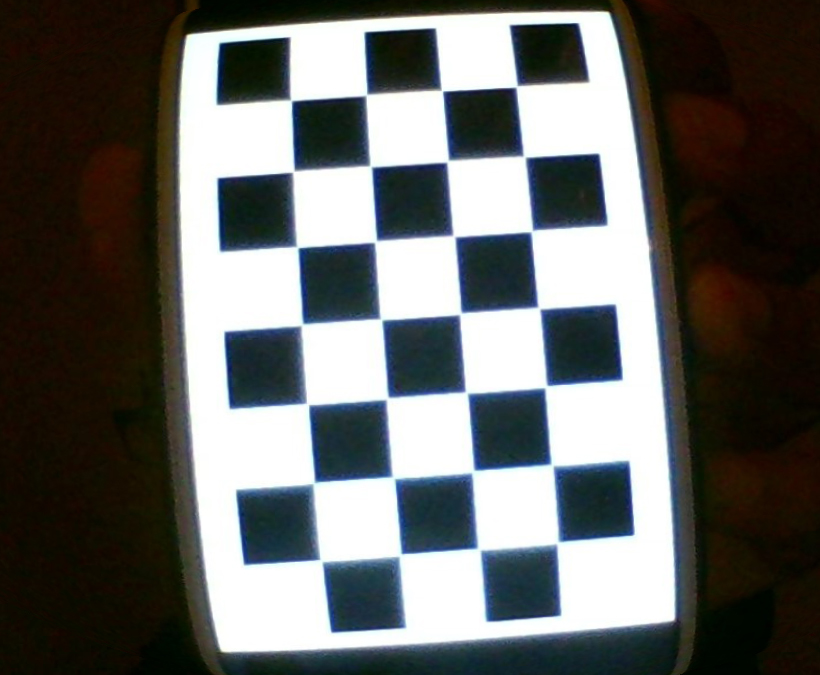
#> input picture img/uncalibrated.jpg, 820 x 675 px
$ python calibrate.py
#> lines starting #> are read from the running program, lines starting #| are printed output that depends on the picture
import numpy as np
import cv2
import pickle

# Arrays to store object points and image points from all the images.
objpoints = [] # 3d point in real world space
imgpoints = [] # 2d points in image plane.

# prepare object points, like (0,0,0), (1,0,0), (2,0,0) ....,(6,5,0)
objp = np.zeros((7*4,3), np.float32)
objp[:,:2] = np.mgrid[0:7,0:4].T.reshape(-1,2)

objpoints.append(objp)

img = cv2.imread('img/uncalibrated.jpg')
#> img is the input picture: shape (675, 820, 3); mean B, G, R 100.6, 102.4, 101.5
gray = cv2.cvtColor(img,cv2.COLOR_BGR2GRAY) #convert to grayscale
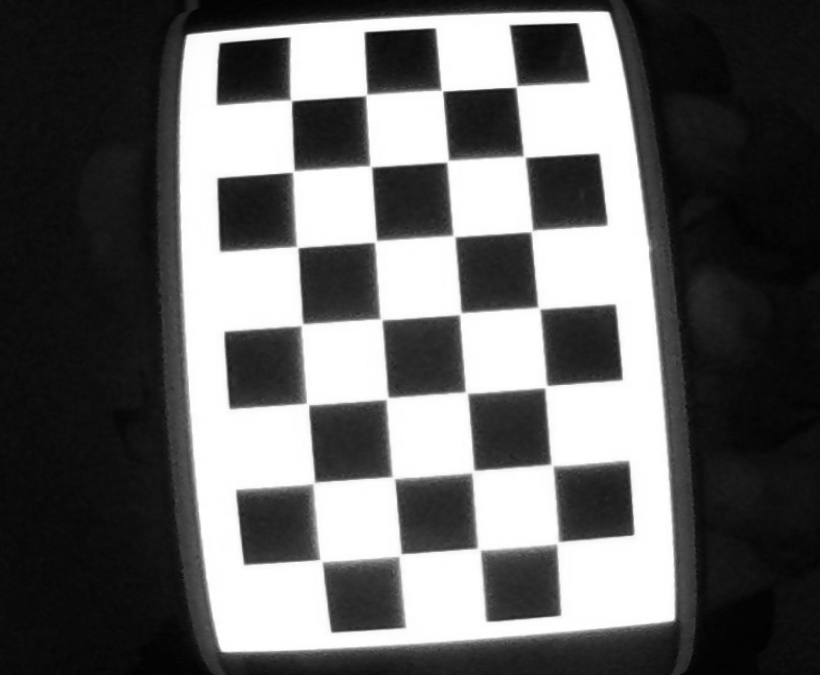
#> gray: shape (675, 820); min 1, max 255, mean 101.9

# Find the chessboard corners
found, corners = cv2.findChessboardCorners(gray, (7,4),None)
#> found = True; corners = 28 rows, first 8: [516.5, 86.5], [524, 156.6], [532.5, 231.5], [539, 308.5], [545, 387], [552.5, 466], [557.5, 544.5], [441.5, 91.42]

# If found, add object points, image points (after refining them)
if found == True:
    corners_refined = cv2.cornerSubPix(gray,corners,(11,11),(-1,-1),(cv2.TERM_CRITERIA_EPS + cv2.TERM_CRITERIA_MAX_ITER, 30, 0.001))
#> corners_refined = 28 rows, first 8: [516.5, 86.63], [524.3, 156.9], [531.6, 231.2], [538.8, 308.1], [545.9, 386.6], [551.6, 464.7], [557.9, 542.4], [442.1, 90.76]

    imgpoints.append(corners_refined)

    # Draw and display the corners
    img_corners = cv2.drawChessboardCorners(img, (7,4), corners_refined, found)
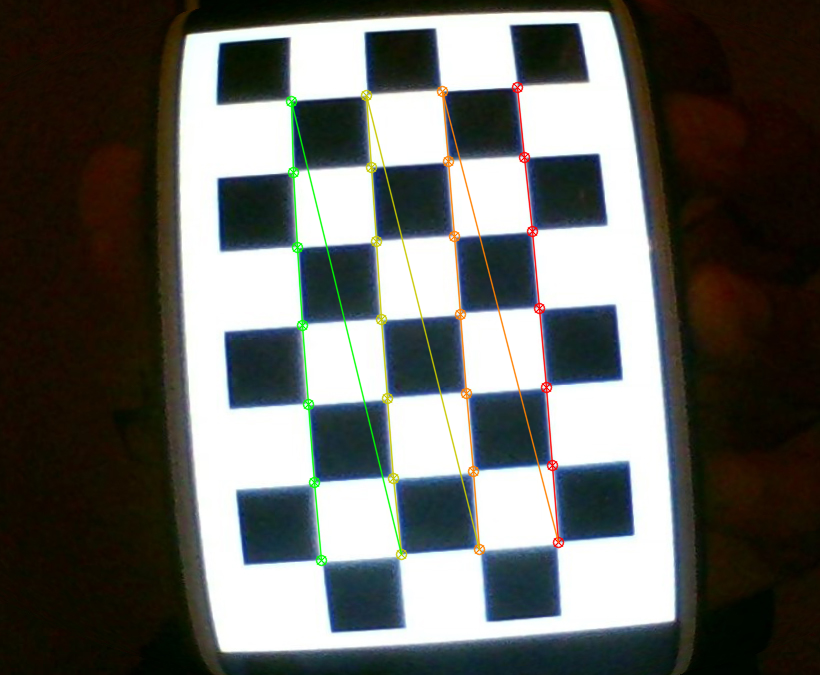
#> img_corners: shape (675, 820, 3); mean B, G, R 98.4, 101.9, 101.3
    cv2.imshow('corners',img_corners)
    cv2.waitKey(0)

# find distortion coefficients
ret, mtx, dist, rvecs, tvecs = cv2.calibrateCamera(objpoints, imgpoints, img.shape[1:],None,None)
#> ret = 0.421; mtx = [[1969.3, 0, 436.6], [0, 1836.2, 110.6], [0, 0, 1]]; dist = [[-0.914, -22.11, 0.202, 0.0113, 202.4]]; rvecs = ([-0.19, 0.0256, 1.5],); tvecs = ([1.06, -0.35, 25.96],)

# undistort
calibrated = cv2.undistort(img, mtx, dist, None, mtx)
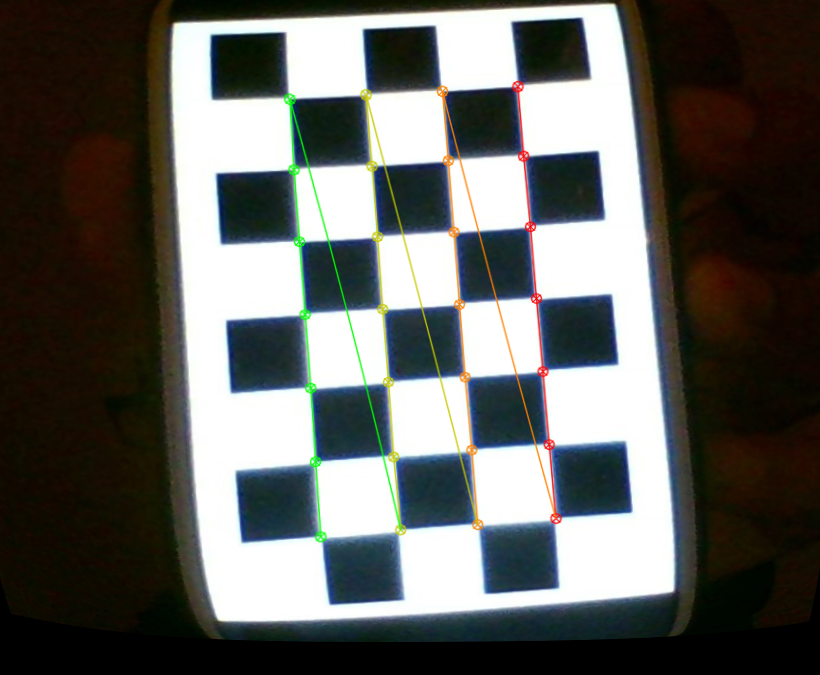
#> calibrated: shape (675, 820, 3); mean B, G, R 95.2, 98.5, 98

cv2.imshow('calibrated',calibrated)
cv2.waitKey(0)
cv2.destroyAllWindows()

# store the data
f = open('calibrated.pickle', 'wb')
pickle.dump([dist, mtx], f)
f.close()

$ run again, with img/calb.jpg copied over img/uncalibrated.jpg
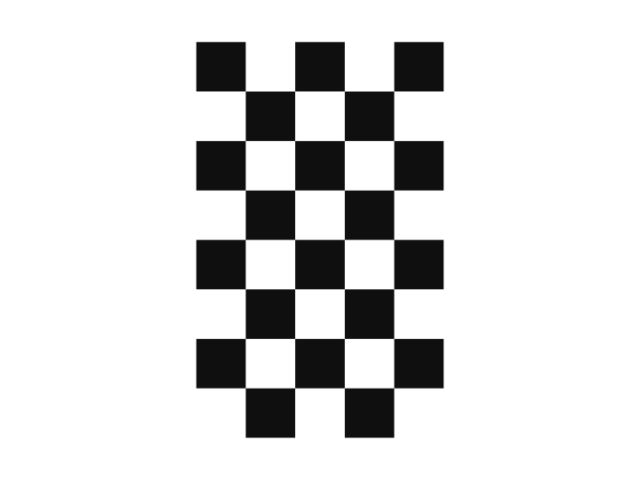
#> input picture img/calb.jpg, 640 x 480 px
#> img is the input picture: shape (480, 640, 3); min 0, max 255, mean 216.8
#> found = True; corners = 28 rows, first 8: [393.7, 90.96], [393.7, 140.5], [393.7, 190], [393.7, 239.5], [393.7, 288.8], [393.7, 338.5], [393.7, 387.7], [344.4, 91.04]
#> corners_refined = 28 rows, first 8: [393.7, 90.98], [393.7, 140.5], [393.7, 190], [393.7, 239.4], [393.7, 288.8], [393.7, 338.4], [393.7, 387.8], [344.4, 91.01]
#> `img_corners = cv2.drawChessboardCorners(img, (7,4), corners_refined, f..`:
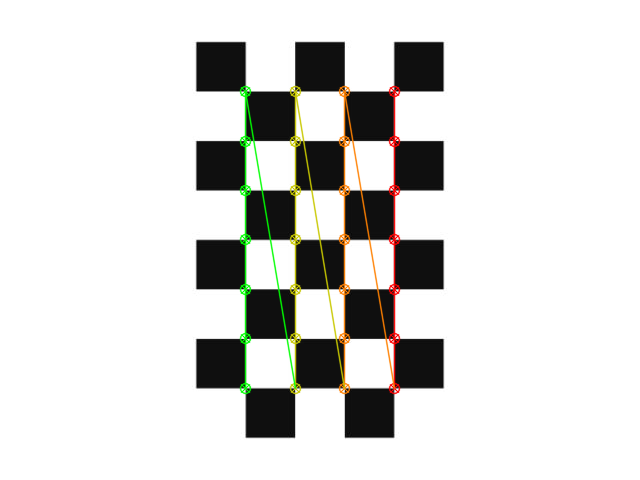
#> img_corners: shape (480, 640, 3); mean B, G, R 214.9, 217.1, 217.3
#> ret = 0.102; mtx = [[149981.3, 0, 319.5], [0, 150159.6, 0.919], [0, 0, 1]]; dist = [[350.6, 0.00612, -0.548, 0.00761, 6.25e-08]]; rvecs = ([0.0183, -0.0217, 1.57],); tvecs = ([1.5, 1.82, 3027.5],)

$ run again, with img/ss1.jpg copied over img/uncalibrated.jpg
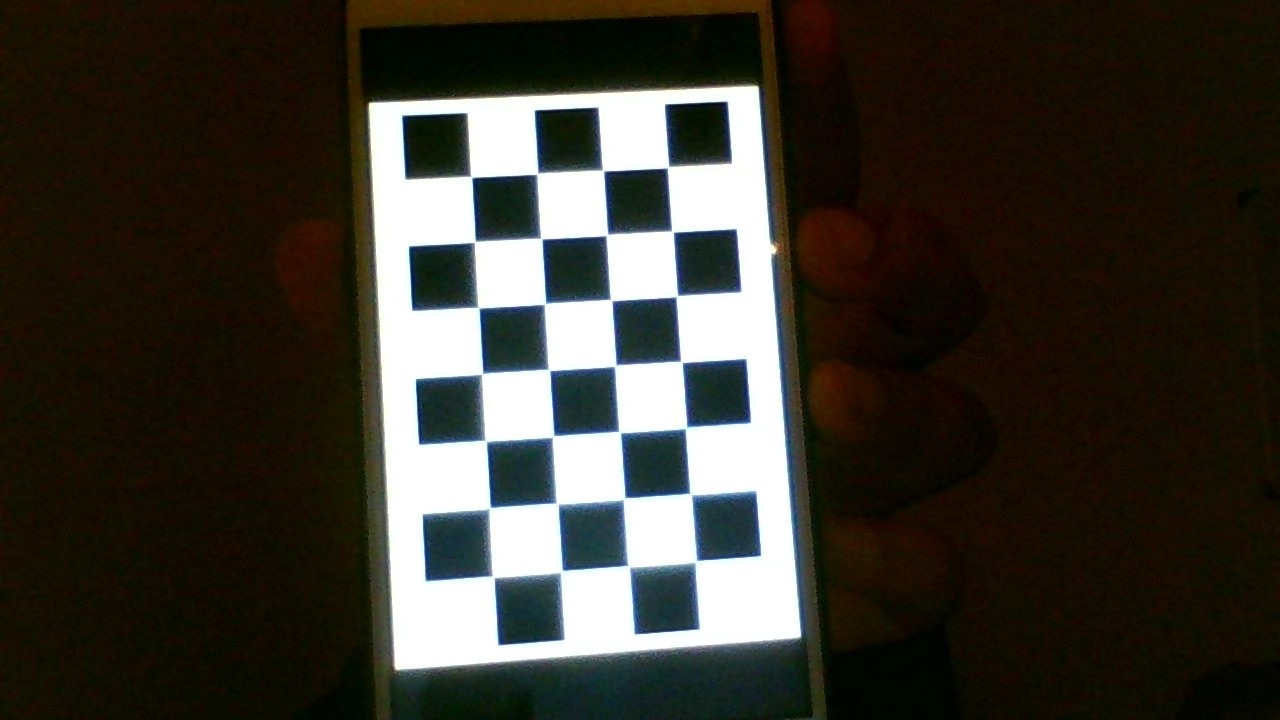
#> input picture img/ss1.jpg, 1280 x 720 px
#> img is the input picture: shape (720, 1280, 3); mean B, G, R 47.7, 55.7, 59
#> `gray = cv2.cvtColor(img,cv2.COLOR_BGR2GRAY)`:
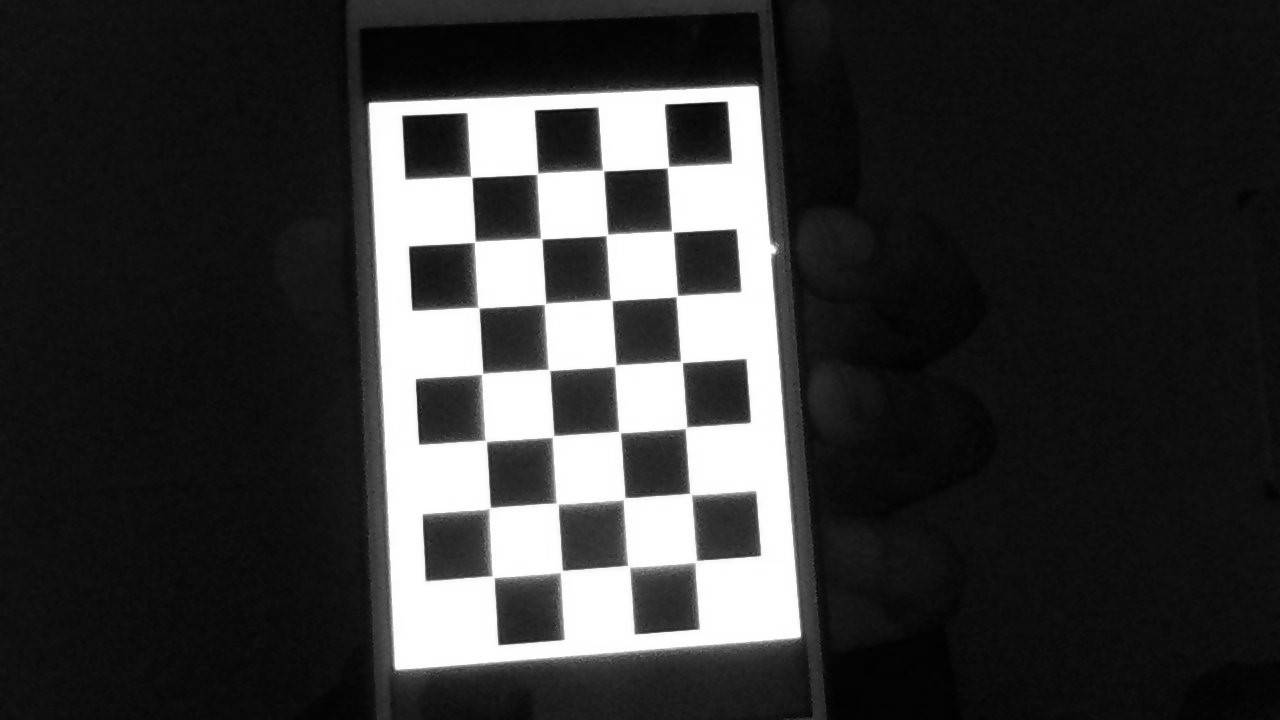
#> gray: shape (720, 1280); min 1, max 255, mean 55.8
#> found = True; corners = 28 rows, first 8: [667.9, 165.5], [671, 231.6], [677, 295.5], [681, 363], [685.5, 428.5], [691.5, 494], [694.6, 562.2], [603.2, 168.5]
#> corners_refined = 28 rows, first 8: [667.9, 167.4], [672.6, 231.7], [676.8, 296.2], [681.5, 362], [686.1, 427.6], [690.3, 493.7], [696.2, 560.9], [603.2, 170.6]
#> ret = 0.304; mtx = [[1816.8, 0, 712.6], [0, 1797, 110.7], [0, 0, 1]]; dist = [[0.159, -3.61, -0.0147, 0.0125, 29.11]]; rvecs = ([-0.228, 0.00966, 1.51],); tvecs = ([-0.684, 0.879, 27.8],)
#> `calibrated = cv2.undistort(img, mtx, dist, None, mtx)`:
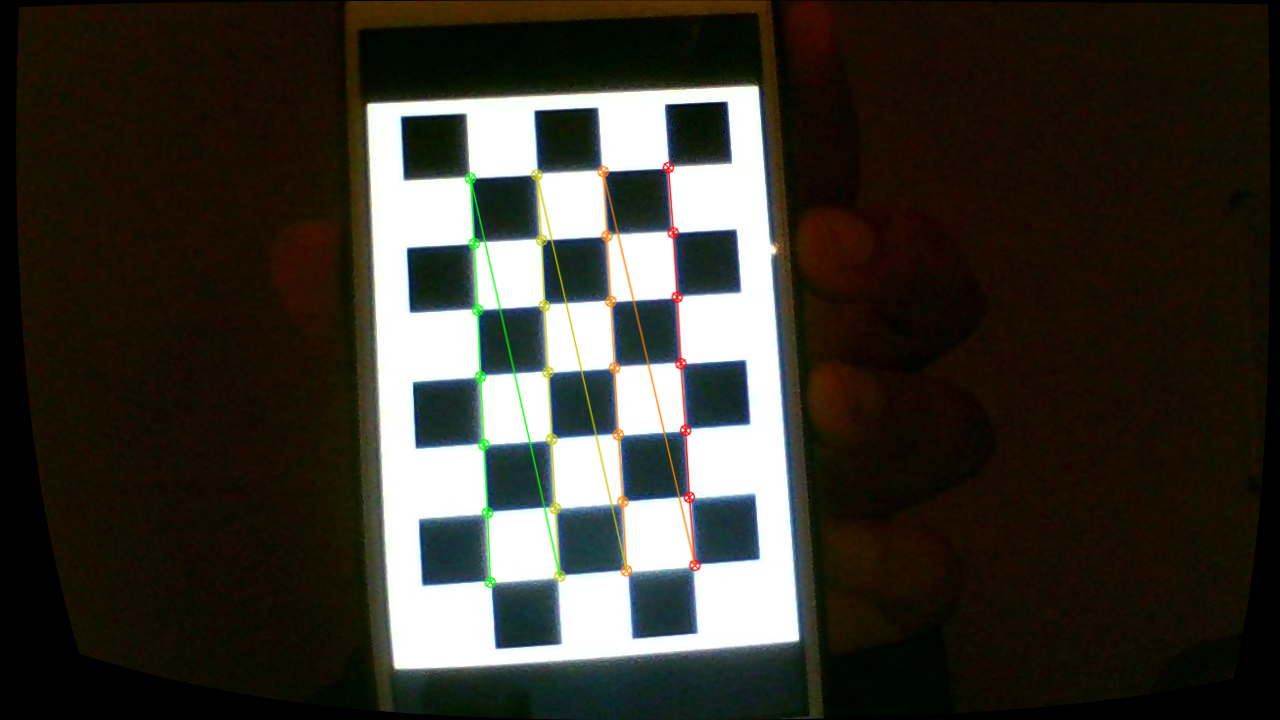
#> calibrated: shape (720, 1280, 3); mean B, G, R 46.7, 55, 58.1
